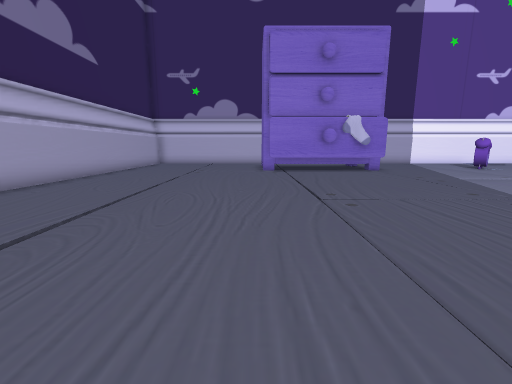
View 1 (above)

21 first-person views from a walk through a scene from a Unity 3-D project. The camera is 1.2 m above the floor, tilts 10° down and sees 90° across. The floor is counted in squares, 1 m on a side. Each view is taken from the middle of a square. On the plan, view 1 faces up. The plan holds only what a view shows up to about 12 squares ahead; the rest is blank. The place goes on beyond the plan. The player character is not drawn.

View 2
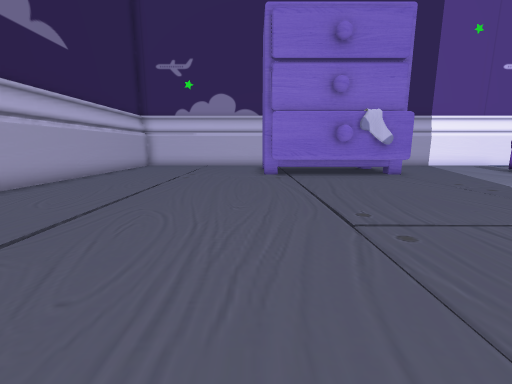

View 3
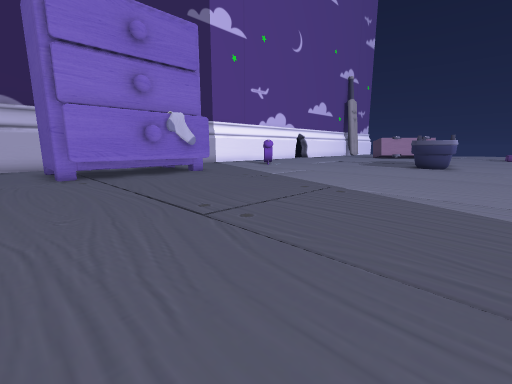

View 4
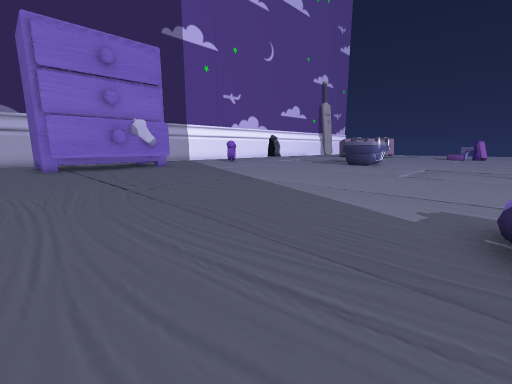

View 5
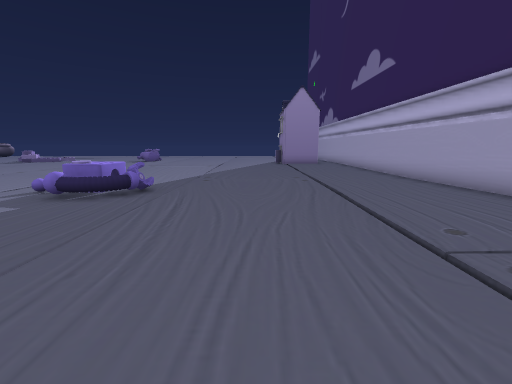

View 6
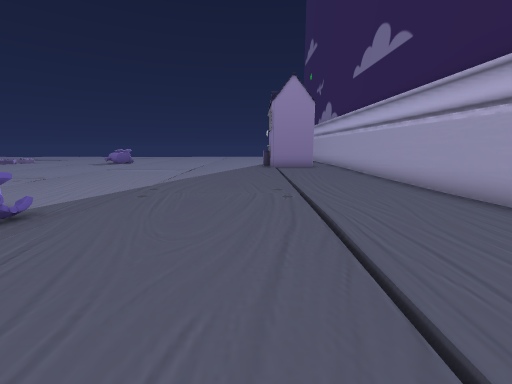

View 7
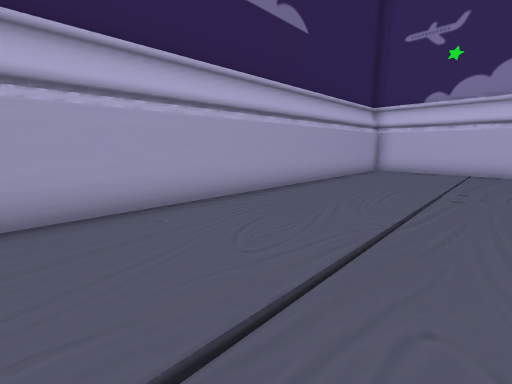

View 8
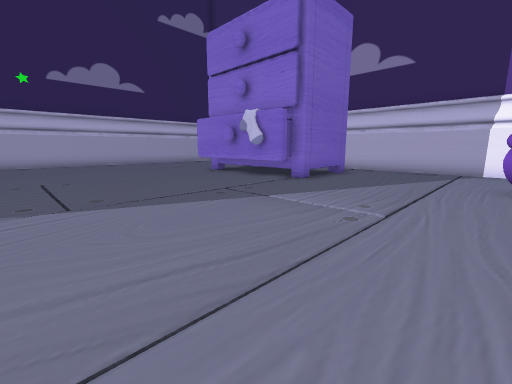

View 9
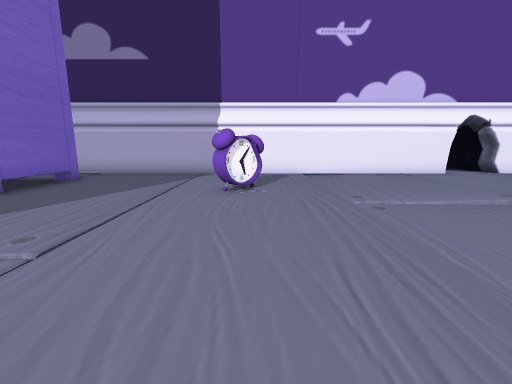

View 10
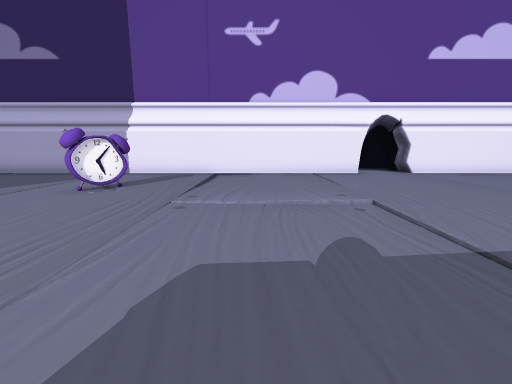

View 11
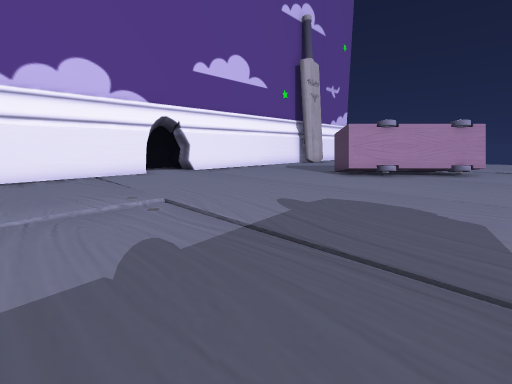

View 12
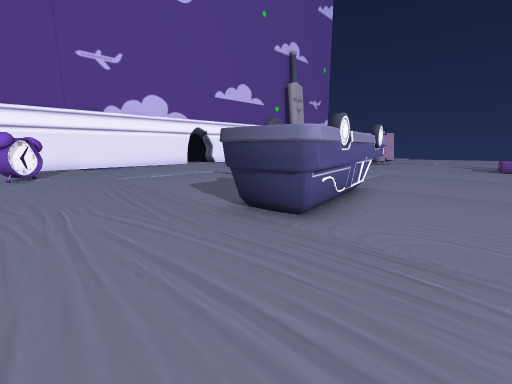

View 13
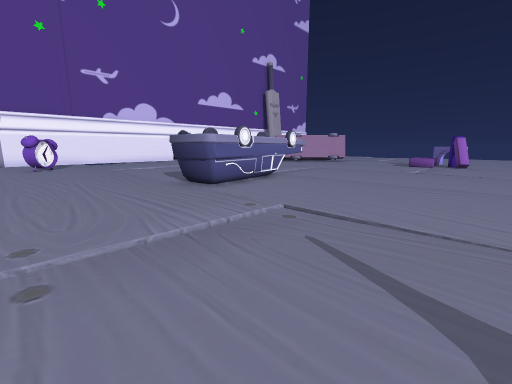

View 14
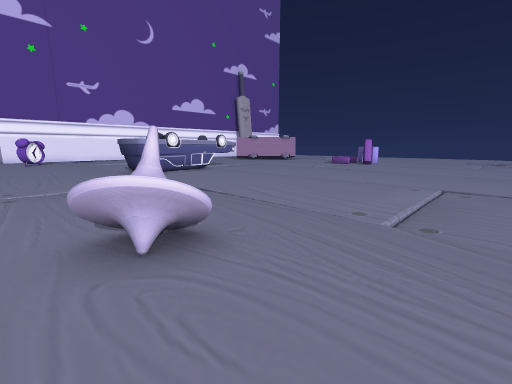

View 15
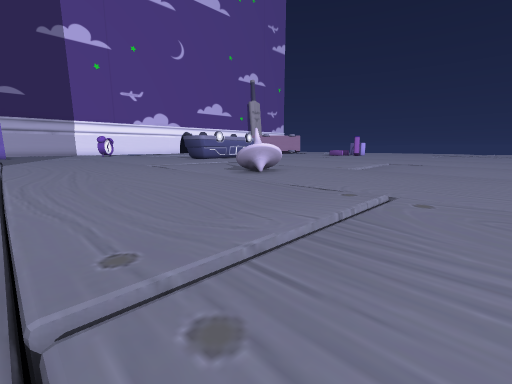

View 16
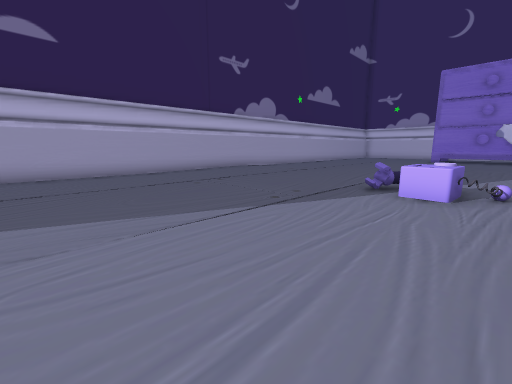

View 17
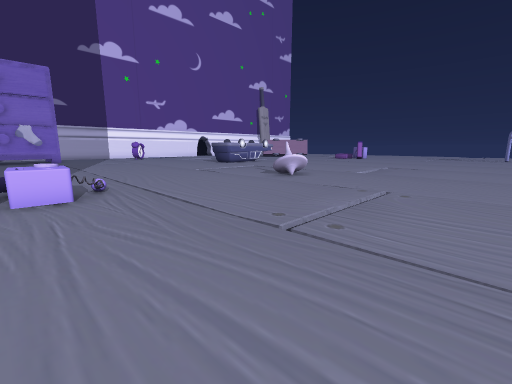

View 18
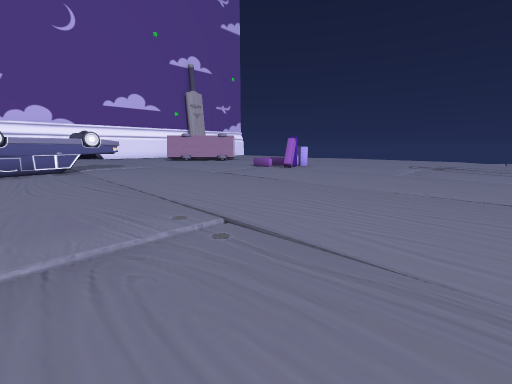

View 19
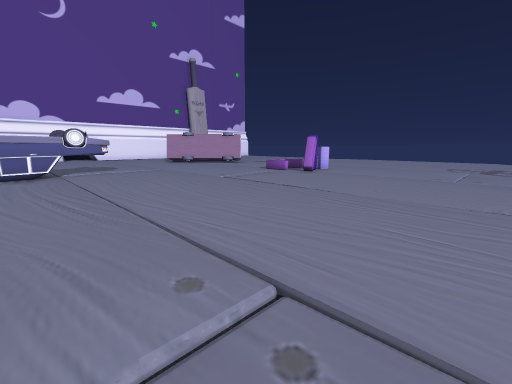

View 20
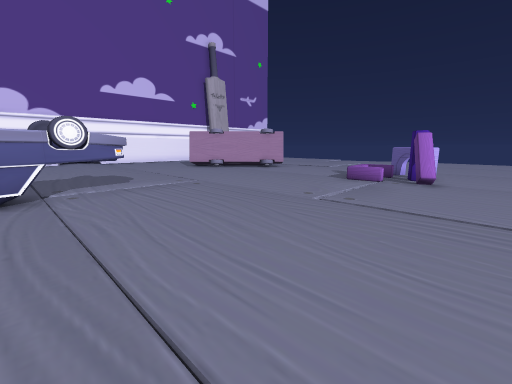

View 21
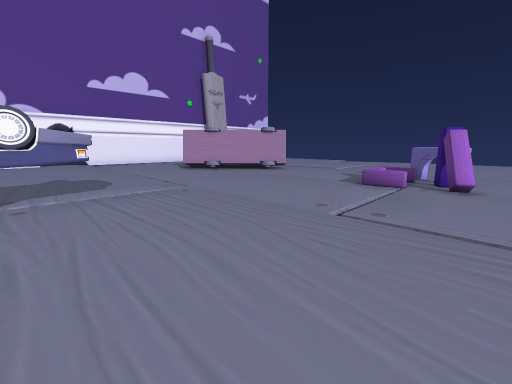

### Floor plan
Key: @ floor where view 1 was taken; # wall or solid block; . main floor; - floor 0.25 m lower than the main floor; _ floor 0.5 m lower than the main floor; / step, stairs or slope; = window, fence, low wall or low ledge; ^ raised ledge; C clock; T thing the floor can be seen under or through; A arch.
Columns run from 7 left of view 1 to 28 right of it. Each row starts with its distance up from view 1.
 19  #######    ##################.#####
 18  .......   .........../-............
 17 #.......   .........../............
 16 #......#     #....................
 15 #......#     #......C.............
 14 #......##    #.....CC..............
 13 #.......######.....................#
 12 #.../...######.....................#
 11 #.../......../.....................#
 10 #.../......../......................
  9 #.../......../......................
  8 #.../......../......................
  7 #.../......../.............T .......
  6 #.../...//////........###   ^.......
  5 #.../......../........####TT^.......
  4    ./.................##............
  3    ./...............................
  2    ./........-......................
  1   ../................._.............
  0   ../..@.....-......../............A
 -1  .../................./.............
 -2 #.../.....#=./......................
 -3 #.../....=^^//......................
 -4 #.../.....^^./.....=................
 -5 #.../..............=................
 -6 #.../................./.............
 -7 #.../................./.............
 -8 #.../......../......../.............
 -9 #.../......../......../.............
-10 #.../......../................
-11 #............/.............

Where each view was taken, in squares from view 1:
view 1: 0 up, 0 right, facing up
view 2: 2 up, 0 right, facing up
view 3: 2 up, 1 left, facing up-right
view 4: 2 down, 1 left, facing up-right
view 5: 4 up, 1 left, facing down
view 6: 1 up, 2 left, facing down
view 7: 5 up, 2 left, facing up-left
view 8: 5 up, 12 right, facing up-left
view 9: 7 up, 13 right, facing up
view 10: 7 up, 17 right, facing up
view 11: 7 up, 17 right, facing up-right
view 12: 2 up, 12 right, facing up-right
view 13: 2 down, 11 right, facing up-right
view 14: 7 down, 11 right, facing up-right
view 15: 10 down, 6 right, facing up-right
view 16: 11 down, 5 right, facing up-left
view 17: 11 down, 3 right, facing up-right
view 18: 9 down, 17 right, facing up-right
view 19: 7 down, 18 right, facing up-right
view 20: 2 down, 19 right, facing up-right
view 21: 1 down, 20 right, facing up-right
